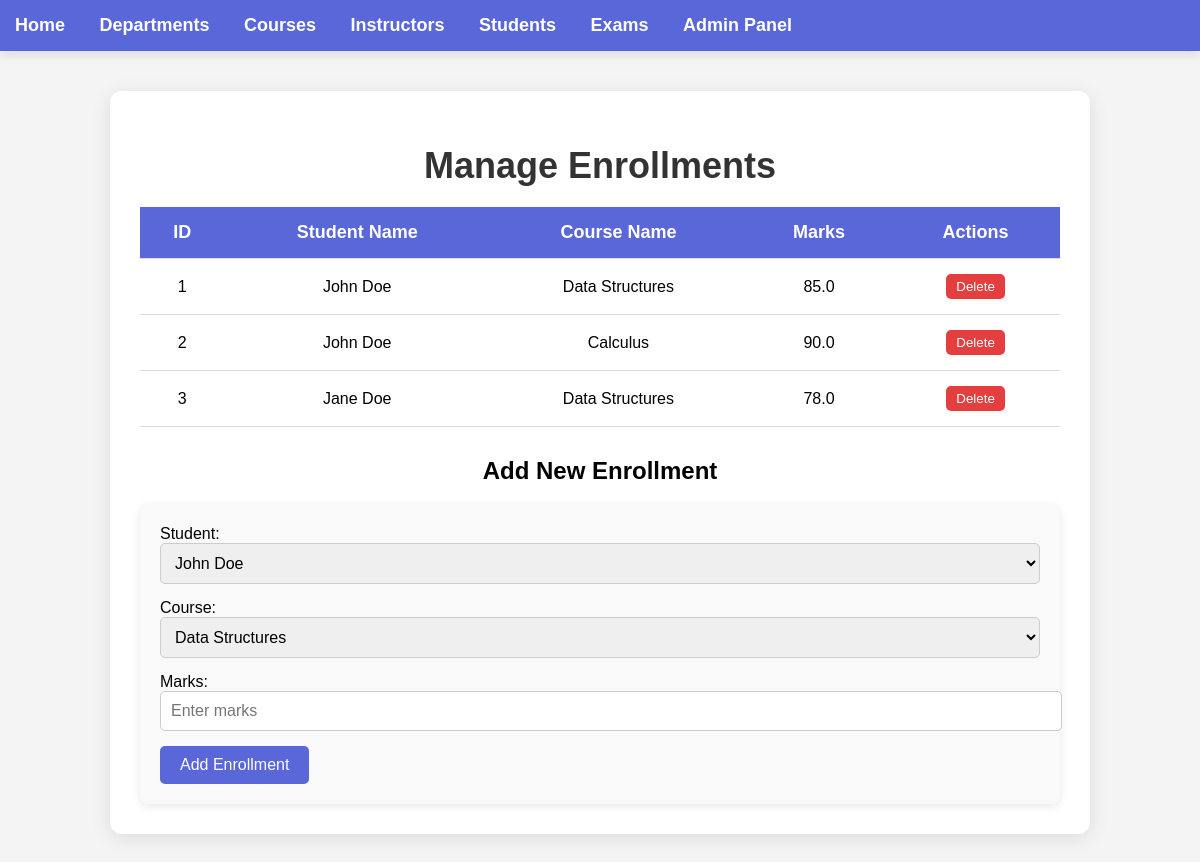
Page /instructors/manage/enrollments on the earlier database version.
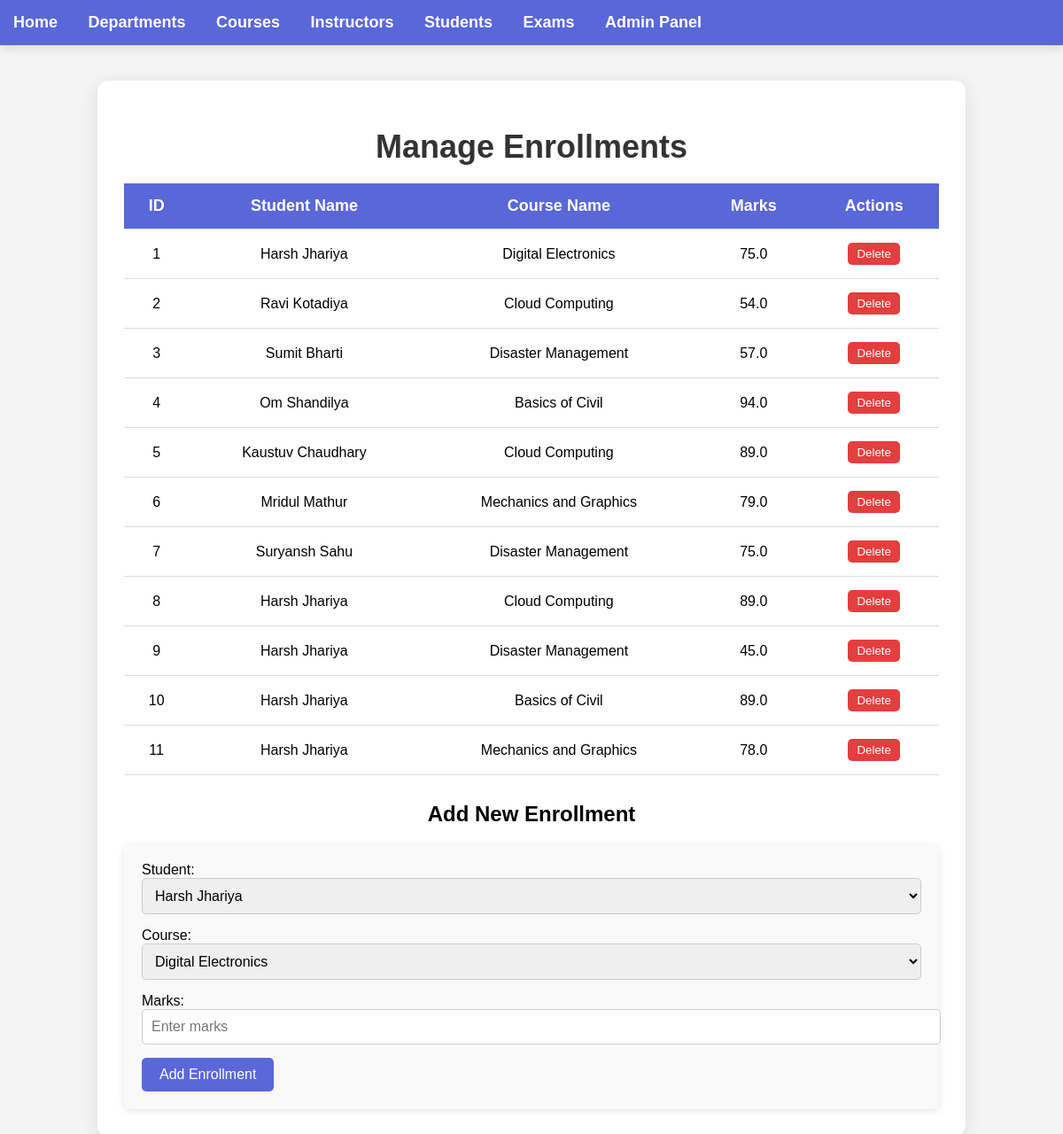
Same page on the later database version.
### model.py (models this page shows)
class Enrollment(db.Model):
    __tablename__ = 'enrollment'
    id = db.Column(db.Integer, primary_key=True)
    student_id = db.Column(db.Integer, db.ForeignKey('student.id'), nullable=False)
    course_id = db.Column(db.Integer, db.ForeignKey('course.id'), nullable=False)
    marks = db.Column(db.Float, nullable=True)
    course = db.relationship('Course', backref='enrollments')

class Student(db.Model):
    __tablename__ = 'student'
    id = db.Column(db.Integer, primary_key=True)
    name = db.Column(db.String(100), nullable=False)
    enrollments = db.relationship('Enrollment', backref='student', lazy=True, cascade='all, delete-orphan')

class Course(db.Model):
    __tablename__ = 'course'
    id = db.Column(db.Integer, primary_key=True)
    name = db.Column(db.String(100), nullable=False, unique=True)
    department_id = db.Column(db.Integer, db.ForeignKey('department.id'), nullable=False)
    instructor_id = db.Column(db.Integer, db.ForeignKey('instructor.id'), nullable=False)

### app.py (the view, shortened to what this page needs)
@app.route('/instructors/manage/enrollments', methods=['GET', 'POST'])
def instructor_manage_enrollments():
    enrollments = Enrollment.query.all()
    students = Student.query.all()
    courses = Course.query.all()
    return render_template('manage_enrollments.html', enrollments=enrollments, students=students, courses=courses)

### templates/manage_enrollments.html (shortened to what this page needs)
{% extends 'layout.html' %}
{% block content %}<!DOCTYPE html>
<html lang="en">
<head>
</head>
<body>
    <div class="container">
        <h1>Manage Enrollments</h1>
        <table class="enrollment-table">
            <thead>
                <tr>
                    <th>ID</th>
                    <th>Student Name</th>
                    <th>Course Name</th>
                    <th>Marks</th>
                    <th>Actions</th>
                </tr>
            </thead>
            <tbody>
                {% for enrollment in enrollments %}
                <tr>
                    <td>{{ enrollment.id }}</td>
                    <td>{{ enrollment.student.name }}</td>
                    <td>{{ enrollment.course.name }}</td>
                    <td>{{ enrollment.marks }}</td>
                    <td>
                        <form action="{{ url_for('delete_enrollment', id=enrollment.id) }}" method="POST" style="display:inline;">
                            <button type="submit" class="delete-btn">Delete</button>
                        </form>
                    </td>
                </tr>
                {% endfor %}
            </tbody>
        </table>
        <div class="form-section">
            <h2>Add New Enrollment</h2>
            <form action="{{ url_for('add_enrollment') }}" method="POST">
                <label for="student_id">Student:</label>
                <select id="student_id" name="student_id" required>
                    {% for student in students %}
                    <option value="{{ student.id }}">{{ student.name }}</option>
                    {% endfor %}
                </select>
                <label for="course_id">Course:</label>
                <select id="course_id" name="course_id" required>
                    {% for course in courses %}
                    <option value="{{ course.id }}">{{ course.name }}</option>
                    {% endfor %}
                </select>
                <label for="marks">Marks:</label>
                <input type="text" id="marks" name="marks" placeholder="Enter marks" required>
                <button type="submit">Add Enrollment</button>
            </form>
        </div>
    </div>
</body>
</html>
{% endblock %}

Differences in the rows shown:
changed Enrollment id 1: student.name "John Doe" → "Harsh Jhariya"; course.name "Data Structures" → "Digital Electronics"; marks "85.0" → "75.0"
changed Enrollment id 2: student.name "John Doe" → "Ravi Kotadiya"; course.name "Calculus" → "Cloud Computing"; marks "90.0" → "54.0"
changed Enrollment id 3: student.name "Jane Doe" → "Sumit Bharti"; course.name "Data Structures" → "Disaster Management"; marks "78.0" → "57.0"
added Enrollment: id "4", student.name "Om Shandilya", course.name "Basics of Civil", marks "94.0"
added Enrollment: id "5", student.name "Kaustuv Chaudhary", course.name "Cloud Computing", marks "89.0"
added Enrollment: id "6", student.name "Mridul Mathur", course.name "Mechanics and Graphics", marks "79.0"
added Enrollment: id "7", student.name "Suryansh Sahu", course.name "Disaster Management", marks "75.0"
added Enrollment: id "8", student.name "Harsh Jhariya", course.name "Cloud Computing", marks "89.0"
added Enrollment: id "9", student.name "Harsh Jhariya", course.name "Disaster Management", marks "45.0"
added Enrollment: id "10", student.name "Harsh Jhariya", course.name "Basics of Civil", marks "89.0"
added Enrollment: id "11", student.name "Harsh Jhariya", course.name "Mechanics and Graphics", marks "78.0"
Other differences:
form field student_id: "John Doe" → "Harsh Jhariya"
form field course_id: "Data Structures" → "Digital Electronics"
